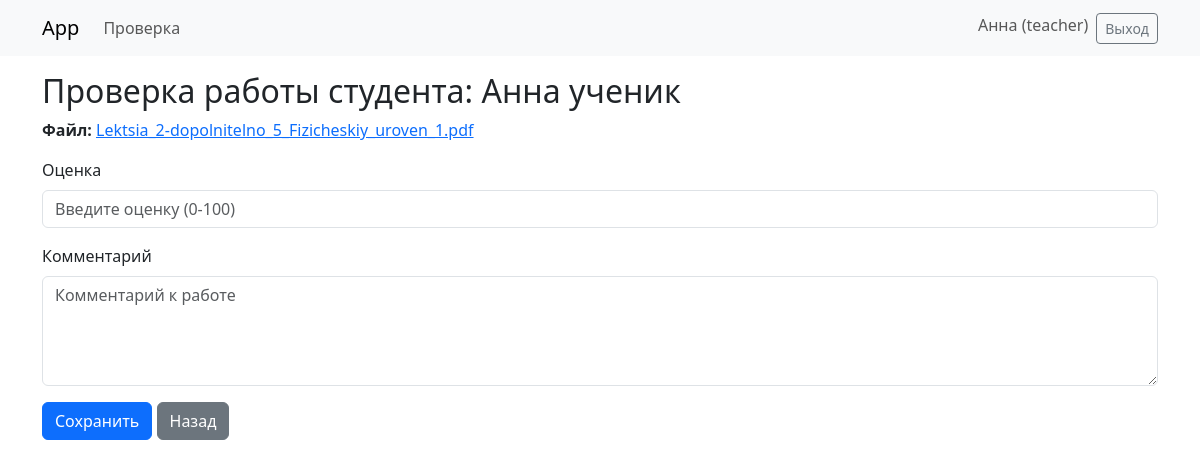
Before: /submissions/1/review (signed in) with the older database file.
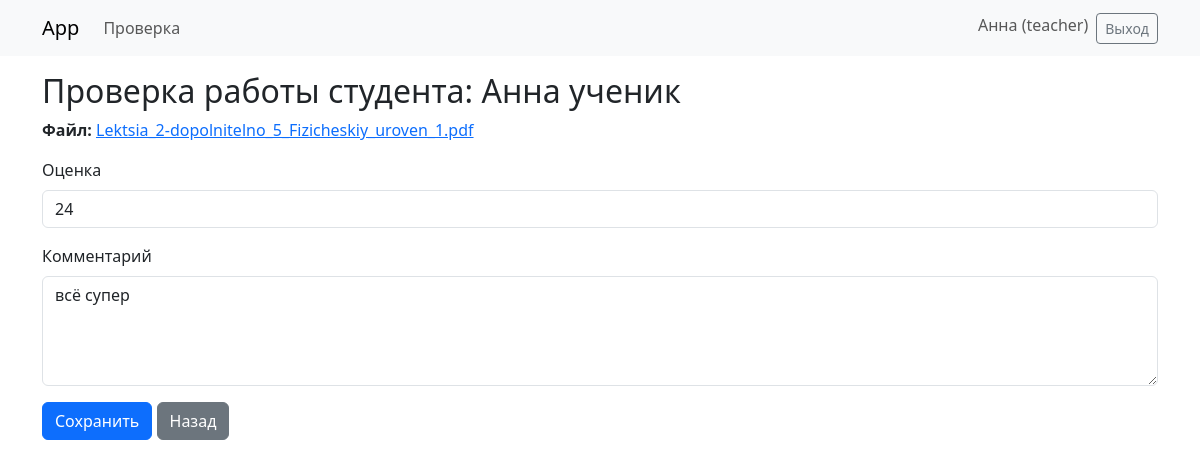
After: the same page with the newer database file.
### models.py (models this page shows)
class Submission(db.Model):
    __tablename__ = 'submissions'
    id = db.Column(db.Integer, primary_key=True)
    student_id = db.Column(db.Integer, db.ForeignKey('users.id'), nullable=False)
    teacher_id = db.Column(db.Integer, db.ForeignKey('users.id'), nullable=False)
    stored_filename = db.Column(db.String(300), nullable=False)
    original_filename = db.Column(db.String(255), nullable=False)
    submitted_at = db.Column(db.DateTime, default=datetime.utcnow, nullable=False)
    status = db.Column(db.String(16), default='submitted', nullable=False)  # 'submitted' | 'reviewed'
    grade = db.Column(db.Integer)
    feedback = db.Column(db.Text)
    student = db.relationship('User', foreign_keys=[student_id])
    teacher = db.relationship('User', foreign_keys=[teacher_id])

### submissions.py (the view, shortened to what this page needs)
@submissions_bp.route('/submissions/<int:sid>/review', methods=['GET', 'POST'])
@login_required
@roles_required('teacher')
def review_submission(sid):
    sub = Submission.query.get_or_404(sid)
    form = ReviewForm(obj=sub)
    return render_template('review_submission.html', sub=sub, form=form)

### forms.py
class ReviewForm(FlaskForm):
    grade = StringField('Оценка', validators=[DataRequired()])
    feedback = TextAreaField('Комментарий', validators=[Length(max=2000)])
    submit = SubmitField('Сохранить отзыв')

### models.py (called while the page is built)
@login_manager.user_loader
def load_user(user_id):
    return User.query.get(int(user_id))

### templates/review_submission.html (shortened to what this page needs)
{% extends 'base.html' %}
{% block content %}
<h2>Проверка работы студента: {{ sub.student.name }}</h2>
<p><strong>Файл:</strong>
  <a href="{{ url_for('submissions.uploaded_file', filename=sub.stored_filename) }}">
    {{ sub.original_filename }}
  </a>
</p>
<form method="POST">
  <div class="mb-3">
    {{ form.grade.label(class="form-label") }}
    {{ form.grade(class="form-control", placeholder="Введите оценку (0-100)") }}
  </div>
  <div class="mb-3">
    {{ form.feedback.label(class="form-label") }}
    {{ form.feedback(class="form-control", rows=4, placeholder="Комментарий к работе") }}
  </div>
  <button type="submit" class="btn btn-primary">{{ form.submit.label.text }}</button>
  <a href="{{ url_for('submissions.all_submissions') }}" class="btn btn-secondary">Назад</a>
</form>
{% endblock %}

Changed rows visible on the page:
changed Submission "Lektsia_2-dopolnitelno_5_Fizicheskiy_uroven_1.pdf": grade (not shown) → "24"; feedback (not shown) → "всё супер"
